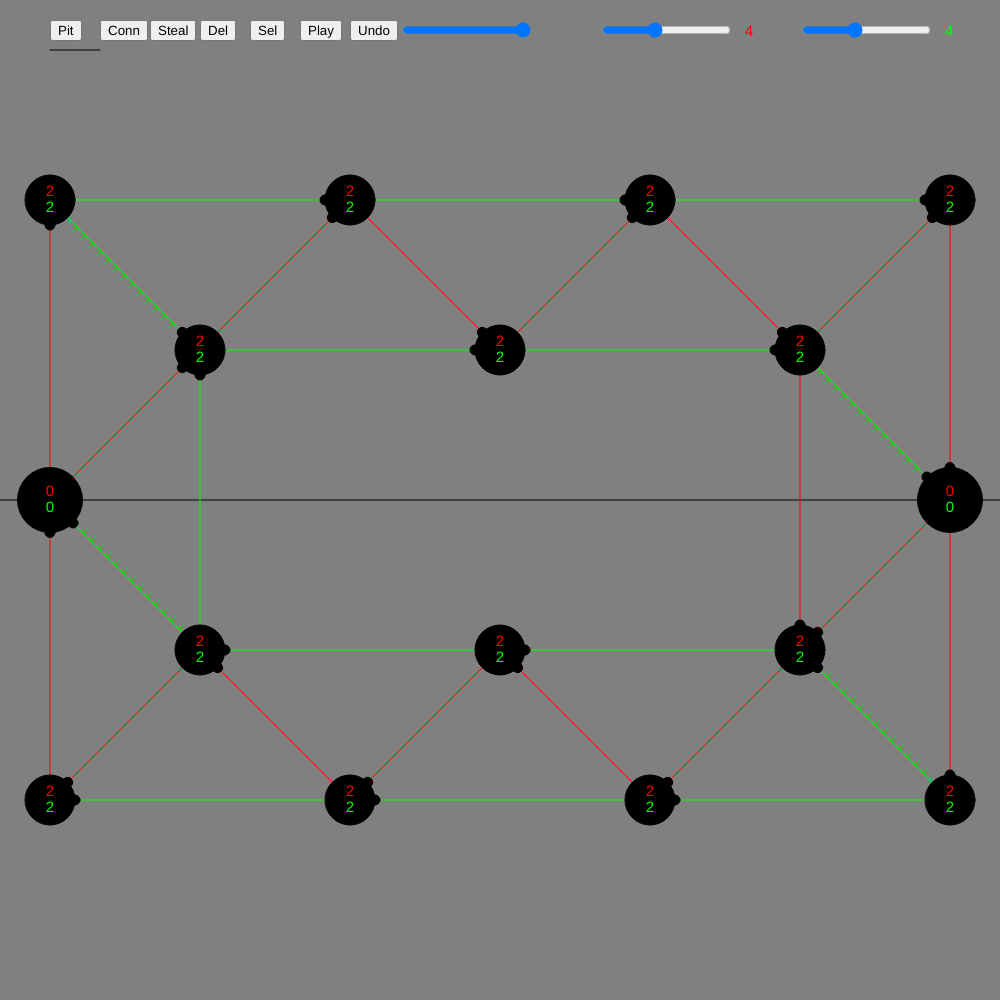
Frame 1 (no input)
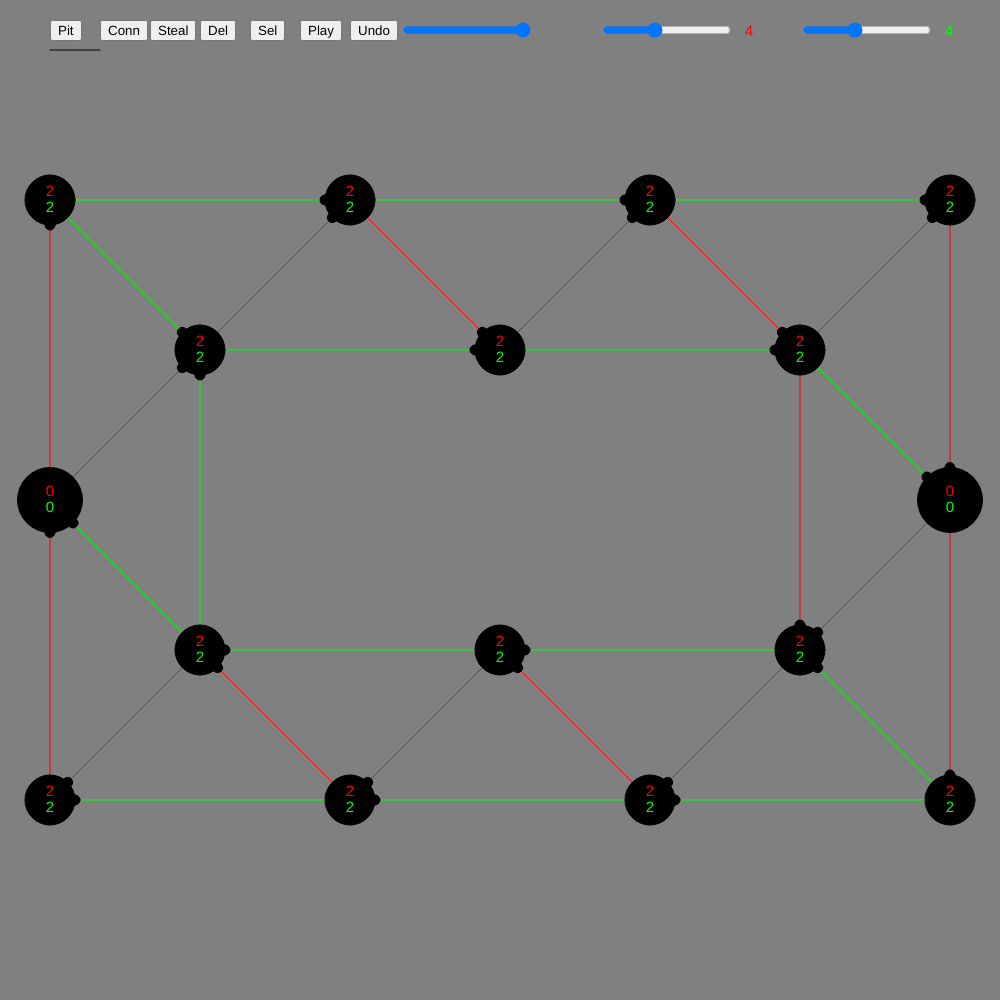
Frame 60 (no input)
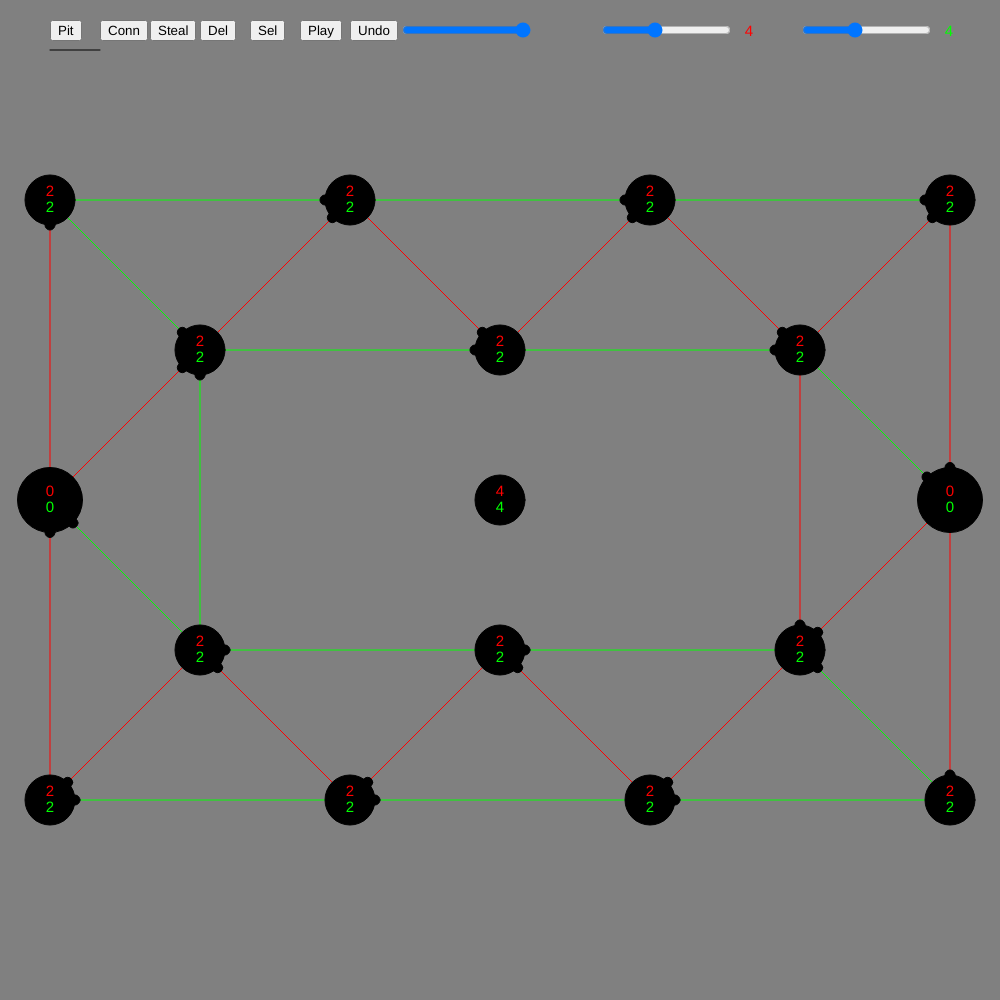
Frame 120 (the mouse pressed at the canvas centre since frame 60)

The p5.js sketch that drew these frames (run headless with seeded random() and noise() and a simulated clock; from frame 60 on, the mouse is pressed at the canvas centre):

// p5.js sketch
// ── sketch.js
// Avgränsningar i 0.1 ===============
// connections är enkelriktade
// max två colors
// pit ownership avgörs av norr eller söder om y=500
// acc ownership avgörs av väster eller öster om x=500

// TODO ==============================
// Spara json
// vända på connections. två färger.
// connection delete 
// connection color change med högerklick
// Ska ej gå att ta bort pit med connections
// Slumpad AI i egen fil. Skapa gränssnittet.
// Riktig AI

// Framtid ===========================
// Grön zon, ägd av båda spelarna
// Dubbelriktade connections
// Regel: Connection skiftar färg då den används.
// Regel: Kula skiftar färg då den läggs
// Regel: Variationer på stöld
//        Ingen stöld
//        Stöld om sista pit innehåller två eller tre
//        Stöld om sista pit är tom
// Regel: Vad händer med stenarna då man inte kan flytta?

PIT = 0
CONN = 1
STEAL = 2
DEL = 3
SEL = 4
PLAY = 5
UNDO = 6

ACC_TYPE = 0
PIT_TYPE = 1

PIT_RADIUS = 50
ACC_RADIUS = 65

var colSlider
var sliders = []
var buttons = [[]]
var mode = PIT
var pits = []  // bara Pits 
var selected = -1
var mymouseX = 0 
var mymouseY = 0
var hand = []
var hist = []    // list of pit indexes
var turn = 0     // 0 = Human, 1 = Computer
var legals = []  // list of possible moves
var colors = []

kalaha = { 
    stones : [4,0],
    pits : [
      {type:0, x:900, y:500, stones:[0,0], neighbours:[2], colors:[0]},  // 0
      {type:0, x:150, y:500, stones:[0,0], neighbours:[8], colors:[0]},  // 1
      
      {type:1, x:900, y:350, stones:[4,0], neighbours:[3], colors:[0]},  // 2
      {type:1, x:750, y:350, stones:[4,0], neighbours:[4], colors:[0]},  // 3
      {type:1, x:600, y:350, stones:[4,0], neighbours:[5], colors:[0]},  // 4
      {type:1, x:450, y:350, stones:[4,0], neighbours:[6], colors:[0]},  // 5
      {type:1, x:300, y:350, stones:[4,0], neighbours:[7], colors:[0]},  // 6
      {type:1, x:150, y:350, stones:[4,0], neighbours:[1], colors:[0]},  // 7
      
      {type:1, x:150, y:650, stones:[4,0], neighbours:[9], colors:[0]},  // 8
      {type:1, x:300, y:650, stones:[4,0], neighbours:[10], colors:[0]}, // 9
      {type:1, x:450, y:650, stones:[4,0], neighbours:[11], colors:[0]}, // 10
      {type:1, x:600, y:650, stones:[4,0], neighbours:[12], colors:[0]}, // 11
      {type:1, x:750, y:650, stones:[4,0], neighbours:[13], colors:[0]}, // 12
      {type:1, x:900, y:650, stones:[4,0], neighbours:[0], colors:[0]},  // 13
      ],
  }

jinjala = { 
    stones : [2,2],
    pits : [
      {type:0, x:950, y:500, stones:[0,0], neighbours:[2,3],   colors:[0,1]}, // 0
      {type:0, x: 50, y:500, stones:[0,0], neighbours:[9,10],  colors:[0,1]}, // 1
    
      {type:1, x:950, y:200, stones:[2,2], neighbours:[3,4],   colors:[0,1]}, // 2
      {type:1, x:800, y:350, stones:[2,2], neighbours:[4,5],   colors:[0,1]}, // 3
      {type:1, x:650, y:200, stones:[2,2], neighbours:[5,6],   colors:[0,1]}, // 4
      {type:1, x:500, y:350, stones:[2,2], neighbours:[6,7],   colors:[0,1]}, // 5
      {type:1, x:350, y:200, stones:[2,2], neighbours:[7,8],   colors:[0,1]}, // 6
      {type:1, x:200, y:350, stones:[2,2], neighbours:[1,8,10],colors:[0,1,1]}, // 7
      {type:1, x: 50, y:200, stones:[2,2], neighbours:[1],     colors:[0]},   // 8

      {type:1, x: 50, y:800, stones:[2,2], neighbours:[10,11], colors:[0,1]}, // 9
      {type:1, x:200, y:650, stones:[2,2], neighbours:[11,12], colors:[0,1]}, // 10
      {type:1, x:350, y:800, stones:[2,2], neighbours:[12,13], colors:[0,1]}, // 11
      {type:1, x:500, y:650, stones:[2,2], neighbours:[13,14], colors:[0,1]}, // 12
      {type:1, x:650, y:800, stones:[2,2], neighbours:[14,15], colors:[0,1]}, // 13
      {type:1, x:800, y:650, stones:[2,2], neighbours:[0,3,15],colors:[0,0,1]},// 14
      {type:1, x:950, y:800, stones:[2,2], neighbours:[0],     colors:[0]},   // 15
      ],
  }

function Pit(x,y,stones,type) {
  this.x = x
  this.y = y
  this.type = type
  this.radius = this.type == PIT_TYPE ? PIT_RADIUS : ACC_RADIUS
  this.stones = stones  // list of stones, in color order
  this.neighbours = []  // index of pits reachable from this pit
  this.colors = []      // colors of connections
  this.owner = function() {
    if (this.type == PIT_TYPE) {
      return (this.y < 3*height/5) + 2*(this.y > 2*height/5)
    } else {
      return (this.x < 200+(width-200)/2) + 2*(this.x > 200+(width-200)/2)
    }
  }
  this.accumulator = function() {
    return this.radius != ACC_RADIUS
  }
}

function pit() { mode = PIT }
function conn() { mode = CONN }
function steal() { mode = STEAL }
function del() { mode = DEL }
function sel() { mode = SEL }
function play() { mode = PLAY; hand[0] = 0 }

function undo() {
  if (hist.length > 2) {
    var a = hist.pop()
//    var b = hist[hist.length - 1]
    pits[a].stones[0]--
    hand[0]++
    // color code
  } else if (hist.length == 2) {
    a = hist.pop()
//    b = hist[0]
    pits[a].stones[0]--
    hand[0]++
    a = hist.pop()
    pits[a].stones = hand
    hand = [0]
  } else if (hist.length == 1) {
    a = hist.pop()
    pits[a].stones = hand
    hand = [0]
  }
}

function pickUp() {
  var pit = pits[selected]
  if (pit == null) return
  hand = pit.stones
  pit.stones = [0,0]
  hist.push(selected)
}

function lay() {
  if (hand[0] > 0) {
    pits[selected].stones[0]++
    hand[0]--
    hist.push(selected)
    if (hand[0] == 0) hist = []
  }
}

function legalMove(from,to) {
  var pit = pits[from]
  if (pit == null) return false
  if (hand[0] == 0 && pit.accumulator() == false) {
    return (pit.owner() & (1 << turn) != 0) && (pit.stones[0] > 0)
  } else {
    return pit.neighbours.indexOf(to) != -1
  }
}

function legalMoves() {
  res = []
  for (var i=0; i<pits.length; i++) {
    if (legalMove(i,i)) res.push(i)
    //var pit = pits[i]
    //if (pit == null) continue
    //if ((pit.owner() & (1 << turn) != 0) && (pit.stones[0] > 0)) {
//      res.push(i)
    //}
  }
  return res
}          

function makeButton(x,y,text,method) {
  var button = createButton(text)
  button.position(x, y)
  button.mousePressed(method)
  return button
}

function makeSlider(x,y,mini,maxi,val) {
  var slider = createSlider(mini, maxi, val)
  slider.position(x, y)
  return slider
}

function setup() {
  //data = kalaha
  data = jinjala

  colors.push(color(255,0,0))
  colors.push(color(0,255,0))
  colors.push(color(0,0,255))
  colors.push(color(255,255,0))
  colors.push(color(255,0,255))
  colors.push(color(0,255,255))
  
  createCanvas(1000, 1000)
  background(128)
  textSize(15)

  y = 20
  buttons.push(makeButton(50,y,'Pit',pit))
  buttons.push(makeButton(100,y,'Conn',conn))
  buttons.push(makeButton(150,y,'Steal',steal))
  buttons.push(makeButton(200,y,'Del',del))
  buttons.push(makeButton(250,y,'Sel',sel))
  buttons.push(makeButton(300,y,'Play',play))
  buttons.push(makeButton(350,y,'Undo',undo))
  
  colSlider = makeSlider(400,y,1,2,data.stones.length)
  sliders = []
  for (var i=0; i<2; i++) {
    sliders.push(makeSlider(600+i*200,y,0,10,4))
  }

  colSlider.input(changeSliders)
  changeSliders()
  
  // Accumulators
  //pits.push(new Pit(240,height/2,[0,0],ACC_RADIUS))
  //pits.push(new Pit(width-40,height/2,[0,0],ACC_RADIUS))
  
  for (var i=0; i<data.pits.length; i++) {
    var dp = data.pits[i]
    p = new Pit(dp.x, dp.y, dp.stones, dp.type)
    p.neighbours = dp.neighbours
    p.colors = dp.colors
    pits.push(p)
  }
}

function changeSliders() { 
  for (var i = 0; i<sliders.length; i++) {
    slider = sliders[i]
    slider.position(slider.x, i<colSlider.value() ? 20 : -100)
  }
}

function sliderList() {
  res = []
  for (var i = 0; i < sliders.length; i++) {
    res.push(sliders[i].value())
  }
  return res
}

function dist(x1,y1,x2,y2) {
  dx = x1-x2
  dy = y1-y2
  return Math.sqrt(dx*dx+dy*dy)
}

function inRect(x,y,rx,ry,rw,rh) {
  return (x > rx && x < rx+rw) && (y > ry && y < ry+rh)
}

function find(x,y) {
  for (var i=0; i<pits.length; i++) {
    pit = pits[i]
    if (pit) {
      if (dist(pit.x,pit.y,x,y) < pit.radius/2) return i
    }
  }
  return -1
}

function delPit() {
  pit = pits[selected]
  if (pit.radius == PIT_RADIUS) {
    pits[selected] = null
    selected = -1
  }
}

function mousePressed() {
  mymouseX = winMouseX
  mymouseY = winMouseY

  if (mouseY<100) return
  if (mode == PIT) { 
    pits.push(new Pit(mouseX,mouseY,sliderList(),PIT_TYPE))
  } else if (mode == 22) {
    selected2 = find(mouseX,mouseY)
    if (selected2 != -1) pits[selected].neighbours.push(selected2)
    mode = CONN
  } else if (mode == CONN) {
    selected = find(mouseX,mouseY)
    if (selected != -1) mode = 22
  } else if (mode == DEL) {  // Delete
    selected = find(mouseX,mouseY)
    if (selected != -1) delPit(selected)
  } else if (mode == SEL) {
    selected = find(mouseX,mouseY)
  } else if (mode == PLAY) {
    selected = find(mouseX,mouseY)
    if (hand == [0,0]) { pickUp() } else lay()
  }
}

function drawpit(n) {
  stroke(n==selected ? 255 : 0)
  pit = pits[n]
  
  // markera möjligt drag
  if (legals.indexOf(n) != -1) {
    noFill()
    ellipse(pit.x, pit.y, pit.radius+5, pit.radius+5)
  }
  
  // rita själva piten
  fill(0)
  ellipse(pit.x, pit.y, pit.radius, pit.radius)
  
  // visa antal stenar
  noStroke(); textAlign(CENTER,CENTER); 
  if (colSlider.value()==1) {
    fill(colors[0]); text(pit.stones[0], pit.x, pit.y)
  } else if (colSlider.value()==2) {
    fill(colors[0]); text(pit.stones[0], pit.x, pit.y-8)
    fill(colors[1]); text(pit.stones[1], pit.x, pit.y+8)
  }
}

// Rita riktning för connection
function drawdirection(n) {
  stroke(n==selected ? 255 : 0)
  pit = pits[n]
  for (var i=0; i<pit.neighbours.length; i++) {
    var nb = pit.neighbours[i]
    p1 = pit 
    p2 = pits[nb]
    if (p2) {
      d = dist (p1.x,p1.y,p2.x,p2.y)
      x = map(pit.radius/2,0,d,p1.x,p2.x)
      y = map(pit.radius/2,0,d,p1.y,p2.y)
      stroke(0)
      ellipse(x,y,10,10)
    }
  }
}

function drawconnection(n) {
  stroke(n==selected ? 255 : 0)
  var pit = pits[n]
  for (var i=0; i<pit.neighbours.length; i++) {
    var nb = pit.neighbours[i]
    var p1 = pit 
    var p2 = pits[nb]
    if (p2) {
      //console.log(pit.colors[i])
      stroke(colors[pit.colors[i]])  
      line(p1.x,p1.y,p2.x,p2.y)
    }
  }
}

function drawHand() {
  noStroke(); fill(255,255,0); textAlign(CENTER,CENTER); text(hand, 20, 700)
}

function drawTexts() {
  noStroke(); 
  textAlign(CENTER,CENTER); 
  for (var i=0; i<sliders.length; i++) {
    var slider = sliders[i]
    fill(colors[i]); text(slider.value(), slider.x+slider.width+20, slider.y+12)
  }
}

function draw() {
  background(128)
  
  // green neutral zone, owned by both players
  //fill(40,120,40); noStroke(); rect(200,2*height/5,width,height/5)
  line(0,500,1000,500)
  
  // indicate mode with small black circle
  stroke(0); fill(0); line(50*(mode+1),50,50*(mode+2),50)
  
  legals = legalMoves()

  for (var i=0; i<pits.length; i++) if (pits[i]!= null) drawconnection(i)
  for (var i=0; i<pits.length; i++) if (pits[i]!= null) drawdirection(i)
  for (var i=0; i<pits.length; i++) if (pits[i]!= null) drawpit(i)
  drawHand()
  drawTexts()
}

function mouseDragged(event) {
  // selected anger pit
  if (mode==SEL && selected>=0) {
    var dx = winMouseX - mymouseX 
    var dy = winMouseY - mymouseY
    mymouseX = winMouseX
    mymouseY = winMouseY
    pit = pits[selected]
    pit.x += dx
    pit.y += dy
  }
}
